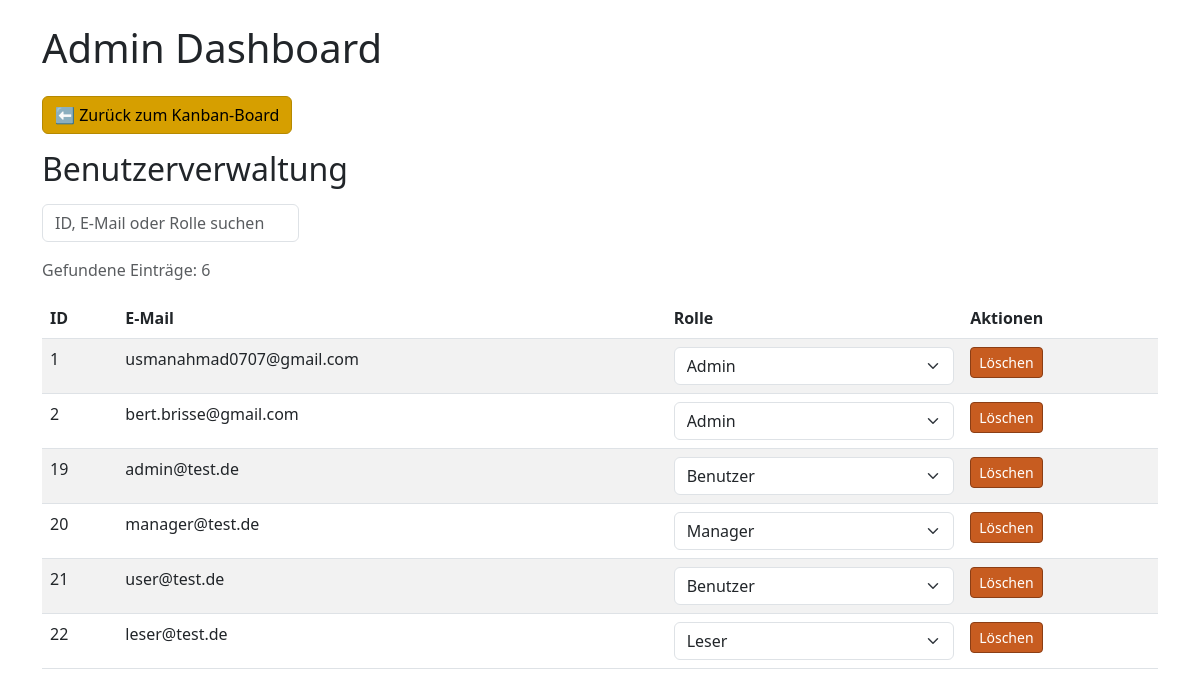
Page /admin_dashboard (signed in) on the committed database.
### tables this page shows
CREATE TABLE users (
                id INTEGER PRIMARY KEY AUTOINCREMENT,
                email TEXT UNIQUE NOT NULL,
                password TEXT NOT NULL
            , role TEXT NOT NULL DEFAULT 'Benutzer');

### app.py (the view)
@app.route('/admin_dashboard')
@requires_permission('admin_dashboard')
def admin_dashboard():
    conn = sqlite3.connect('nutzer.db')
    cursor = conn.cursor()
    cursor.execute("SELECT id, email, role FROM users")
    users = [{"id": row[0], "email": row[1], "role": row[2]} for row in cursor.fetchall()]
    conn.close()
    return render_template('admin_dashboard.html', users=users)

### app.py (called while the page is built)
@app.context_processor
def inject_is_admin():
    return {'is_admin': session.get('role') == 'Admin'}

### auth_utils.py (called while the page is built)
def requires_permission(permission):
    def decorator(f):
        @wraps(f)
        def decorated_function(*args, **kwargs):
            if 'role' not in session:
                flash("❌ Zugriff verweigert. Bitte anmelden.", "danger")
                return redirect(url_for('login'))
            user_role = session['role']
            allowed_permissions = ROLES.get(user_role, [])
            if permission not in allowed_permissions:
                flash("❌ Zugriff verweigert. Du hast nicht die erforderlichen Rechte.", "danger")
                return redirect(url_for('task_manager.Task_Manager'))
            return f(*args, **kwargs)
        return decorated_function
    return decorator

### templates/admin_dashboard.html (shortened to what this page needs)
<!DOCTYPE html>
<html lang="de">
<head>
    <link rel="stylesheet" href="https://cdnjs.cloudflare.com/ajax/libs/bootstrap/5.3.0/css/bootstrap.min.css">
</head>
<body class="container mt-4">
    <h1 class="mb-4">Admin Dashboard</h1>
    <a href="/kanban_board" class="btn btn-warning mb-3">&#x2B05; Zurück zum Kanban-Board</a>
    <h2 class="mb-3">Benutzerverwaltung</h2>
    <div class="d-flex justify-content-between align-items-center mb-3">
        <form class="d-flex">
            <input type="text" id="search" class="form-control me-2" placeholder="ID, E-Mail oder Rolle suchen">
        </form>
    </div>
    <div id="user-table">
        {% include 'user_table.html' %}
    </div>
</body>
</html>

### templates/user_table.html (shortened to what this page needs)
<p class="text-muted">Gefundene Einträge: <span id="result-count">{{ result_count }}</span></p>
<table class="table table-striped">
    <thead>
        <tr>
            <th>ID</th>
            <th>E-Mail</th>
            <th>Rolle</th>
            <th>Aktionen</th>
        </tr>
    </thead>
    <tbody>
        {% for user in users %}
        <tr>
            <td>{{ user.id }}</td>
            <td>{{ user.email }}</td>
            <td>
                <form action="/change_role" method="POST">
                    <select name="new_role" class="form-select" onchange="this.form.submit()">
                        <option value="Admin" {% if user.role == 'Admin' %}selected{% endif %}>Admin</option>
                        <option value="Manager" {% if user.role == 'Manager' %}selected{% endif %}>Manager</option>
                        <option value="Benutzer" {% if user.role == 'Benutzer' %}selected{% endif %}>Benutzer</option>
                        <option value="Leser" {% if user.role == 'Leser' %}selected{% endif %}>Leser</option>
                    </select>
                </form>
            </td>
            <td><a href="/delete_user/{{ user.id }}" class="btn btn-orange btn-sm">Löschen</a></td>
        </tr>
        {% endfor %}
    </tbody>
</table>

### templates/admin_dashboard.html (style rules this page uses)
.btn-orange { background-color: #C75C20; border-color: #8B3E15; color: white; }
.btn-warning { background-color: #D69F00; border-color: #B58900; }

### rows in the picture
users: id "1", email "usmanahmad0707@gmail.com", new_role "Admin"
users: id "2", email "bert.brisse@gmail.com", new_role "Admin"
users: id "19", email "admin@test.de", new_role "Benutzer"
users: id "20", email "manager@test.de", new_role "Manager"
users: id "21", email "user@test.de", new_role "Benutzer"
users: id "22", email "leser@test.de", new_role "Leser"
